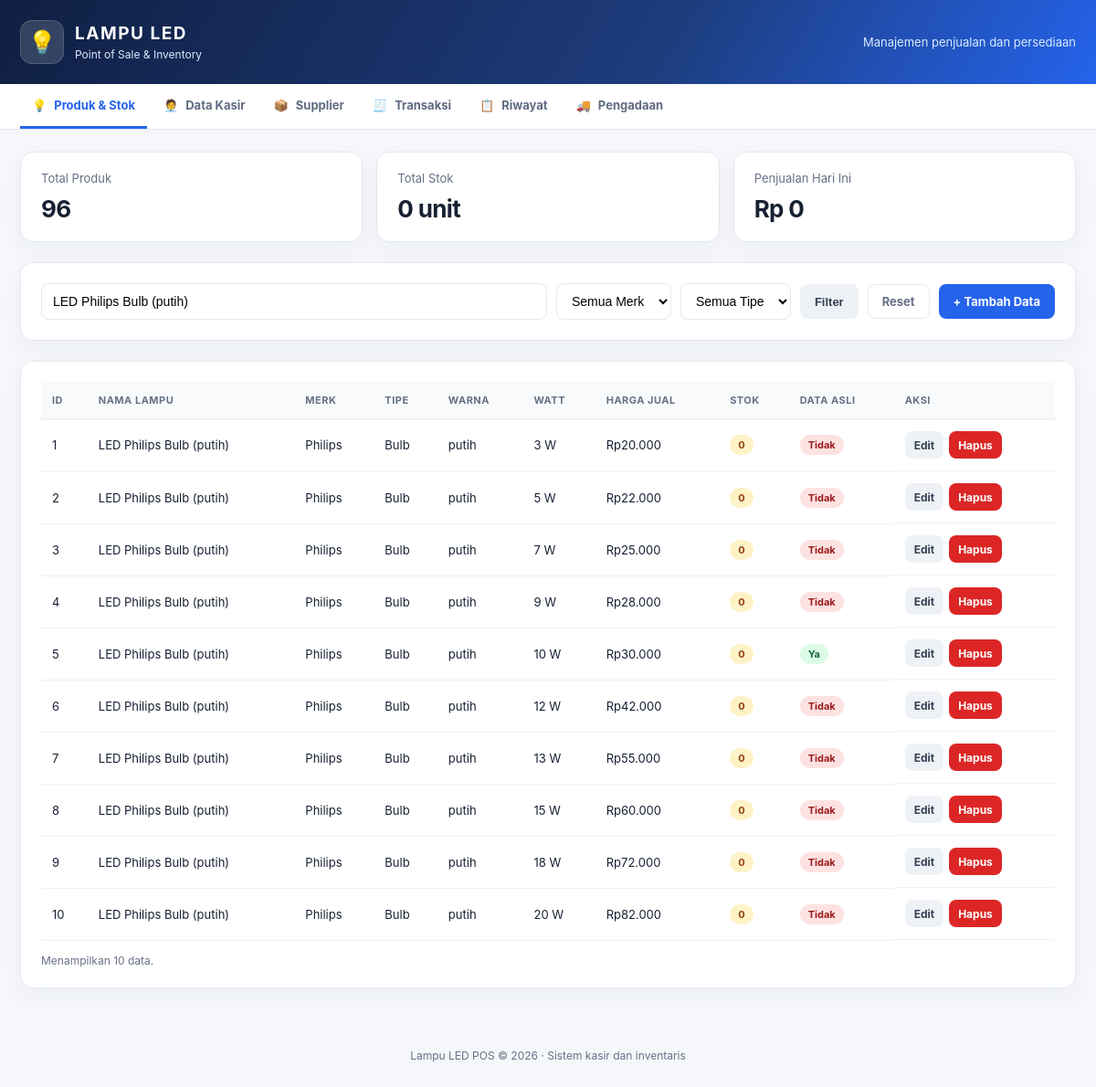
Screenshot of /index.php?keyword=LED Philips Bulb (putih) with the database file from the repository.
### tables this page shows
CREATE TABLE lampu_led (
    id INT AUTO_INCREMENT PRIMARY KEY,
    merk VARCHAR(50) NOT NULL,
    tipe VARCHAR(50) NOT NULL,
    warna VARCHAR(20) NOT NULL,
    nama_lampu VARCHAR(150) NOT NULL,
    watt INT NOT NULL,
    harga_terendah INT NOT NULL,
    harga_label VARCHAR(30) NOT NULL,
    jumlah_stock INT UNSIGNED NOT NULL DEFAULT 0,
    data_asli TINYINT(1) NOT NULL DEFAULT 0
);

### models/Lampu.php (called while the page is built, shortened)
<?php
class Lampu
{
    private $conn;
    private $table = "lampu_led";
    public function __construct($db)
    {
        $this->conn = $db;
    }
    public function getAll($keyword = "", $merk = "", $tipe = "")
    {
        $query = "SELECT * FROM " . $this->table . " WHERE 1=1";
        if (!empty($keyword)) {
            $query .= " AND nama_lampu LIKE :keyword";
        }
        $query .= " ORDER BY id ASC, merk ASC, watt ASC";
        $stmt = $this->conn->prepare($query);
        if (!empty($keyword)) {
            $like = "%{$keyword}%";
            $stmt->bindParam(":keyword", $like);
        }
        $stmt->execute();
        return $stmt;
    }
    public function getDistinctTipe()
    {
        $stmt = $this->conn->query("SELECT DISTINCT tipe FROM " . $this->table . " ORDER BY tipe ASC");
        return $stmt->fetchAll(PDO::FETCH_COLUMN);
    }
}

### index.php (the view, shortened to what this page needs)
<?php
require_once "models/Lampu.php";
$database = new Database();
$db = $database->getConnection();
$lampu = new Lampu($db);
$keyword = isset($_GET['keyword']) ? trim($_GET['keyword']) : "";
$filterMerk = isset($_GET['merk']) ? trim($_GET['merk']) : "";
$filterTipe = isset($_GET['tipe']) ? trim($_GET['tipe']) : "";
$stmt = $lampu->getAll($keyword, $filterMerk, $filterTipe);
$jumlahProduk = (int) $db->query("SELECT COUNT(*) FROM lampu_led")->fetchColumn();
$totalStok = (int) $db->query("SELECT COALESCE(SUM(jumlah_stock), 0) FROM lampu_led")->fetchColumn();
$penjualanHariIni = (int) $db->query("SELECT COALESCE(SUM(total_bayar), 0) FROM transaksi WHERE DATE(tanggal_transaksi) = CURDATE()")->fetchColumn();
$daftarTipe = $lampu->getDistinctTipe();
require_once "templates/header.php";
?>
<section class="stats-grid">
    <div class="stat-card"><span>Total Produk</span><strong><?= number_format($jumlahProduk, 0, ',', '.') ?></strong></div>
    <div class="stat-card"><span>Total Stok</span><strong><?= number_format($totalStok, 0, ',', '.') ?> unit</strong></div>
    <div class="stat-card"><span>Penjualan Hari Ini</span><strong><?= 'Rp ' . number_format($penjualanHariIni, 0, ',', '.') ?></strong></div>
</section>
<section class="card">
    <form method="GET" class="filter-form">
        <input
            type="text"
            name="keyword"
            placeholder="Cari nama lampu..."
            value="<?= htmlspecialchars($keyword) ?>"
        >
        <select name="merk">
            <option value="">Semua Merk</option>
        </select>
        <select name="tipe">
            <option value="">Semua Tipe</option>
        </select>
        <button type="submit" class="btn btn-secondary">Filter</button>
        <a href="index.php" class="btn btn-ghost">Reset</a>
        <a href="create.php" class="btn btn-primary btn-add">+ Tambah Data</a>
    </form>
</section>
<section class="card">
    <div class="table-wrap">
        <table>
            <thead>
                <tr>
                    <th>ID</th>
                    <th>Nama Lampu</th>
                    <th>Merk</th>
                    <th>Tipe</th>
                    <th>Warna</th>
                    <th>Watt</th>
                    <th>Harga Jual</th>
                    <th>Stok</th>
                    <th>Data Asli</th>
                    <th>Aksi</th>
                </tr>
            </thead>
            <tbody>
                <?php $total = 0; ?>
                <?php while ($row = $stmt->fetch(PDO::FETCH_ASSOC)): $total++; ?>
                    <tr>
                        <td><?= $row['id'] ?></td>
                        <td><?= htmlspecialchars($row['nama_lampu']) ?></td>
                        <td><?= htmlspecialchars($row['merk']) ?></td>
                        <td><?= htmlspecialchars($row['tipe']) ?></td>
                        <td><?= htmlspecialchars($row['warna']) ?></td>
                        <td><?= $row['watt'] ?> W</td>
                        <td><?= htmlspecialchars($row['harga_label']) ?></td>
                        <td><span class="stock-pill <?= (int)$row['jumlah_stock'] <= 5 ? 'stock-low' : 'stock-ok' ?>"><?= number_format((int)$row['jumlah_stock'], 0, ',', '.') ?></span></td>
                        <td>
                            <?php if ($row['data_asli']): ?>
                                <span class="badge badge-yes">Ya</span>
                            <?php else: ?>
                                <span class="badge badge-no">Tidak</span>
                            <?php endif; ?>
                        </td>
                        <td class="aksi">
                            <a href="edit.php?id=<?= $row['id'] ?>" class="btn btn-sm btn-secondary">Edit</a>
                            <a
                                href="delete.php?id=<?= $row['id'] ?>"
                                class="btn btn-sm btn-danger"
                                onclick="return confirm('Yakin mau hapus data \'<?= htmlspecialchars(addslashes($row['nama_lampu'])) ?>\'?');"
                            >Hapus</a>
                        </td>
                    </tr>
                <?php endwhile; ?>
            </tbody>
        </table>
    </div>
    <p class="total-info">Menampilkan <?= $total ?> data.</p>
</section>
<?php require_once "templates/footer.php"; ?>

### assets/style.css (style rules this page uses)
:root { --primary: #2563eb; --primary-dark: #1d4ed8; --danger: #dc2626; --danger-dark: #b91c1c; --bg: #f5f7fb; --card-bg: #ffffff; --text: #172033; --muted: #667085; --border: #e4e8f0; --radius: 14px; --shadow: 0 8px 24px rgba(27, 39, 67, .045); }
* { box-sizing: border-box; }
body { margin: 0; font-family: Inter, "Segoe UI", Roboto, Arial, sans-serif; background: var(--bg); color: var(--text); }
a { color: inherit; }
.card { background: var(--card-bg); border: 1px solid var(--border); border-radius: var(--radius); padding: 22px; margin-bottom: 22px; box-shadow: var(--shadow); }
.stats-grid { display: grid; grid-template-columns: repeat(3, minmax(0, 1fr)); gap: 15px; margin-bottom: 22px; }
.stat-card { background: white; border: 1px solid var(--border); border-radius: var(--radius); padding: 20px 22px; box-shadow: var(--shadow); }
.stat-card span { display: block; color: var(--muted); font-size: 13px; margin-bottom: 10px; }
.stat-card strong { display: block; font-size: 26px; letter-spacing: -.025em; }
.filter-form { display: flex; flex-wrap: wrap; gap: 10px; align-items: center; }
.filter-form input[type="text"], .filter-form select { padding: 10px 12px; border: 1px solid var(--border); border-radius: 8px; background: white; font-size: 14px; min-height: 40px; }
.filter-form input[type="text"] { flex: 1; min-width: 180px; }
.btn { display: inline-flex; justify-content: center; align-items: center; gap: 7px; padding: 10px 15px; min-height: 38px; border-radius: 8px; border: 1px solid transparent; cursor: pointer; font-size: 13px; text-decoration: none; font-weight: 700; transition: background .15s, transform .15s; white-space: nowrap; }
.btn-primary { background: var(--primary); color: #fff; }
.btn-secondary { background: #eef2f7; color: #344054; }
.btn-ghost { background: transparent; color: var(--muted); border-color: var(--border); }
.btn-danger { background: var(--danger); color: #fff; }
.btn-sm { padding: 6px 9px; min-height: 30px; font-size: 12px; }
.table-wrap { overflow-x: auto; }
table { width: 100%; border-collapse: collapse; font-size: 13px; }
thead th { text-align: left; background: #f8fafc; color: #667085; padding: 13px 12px; border-bottom: 1px solid var(--border); white-space: nowrap; font-size: 11px; text-transform: uppercase; letter-spacing: .045em; }
tbody td { padding: 13px 12px; border-bottom: 1px solid #eef1f6; vertical-align: middle; }
.aksi { display: flex; gap: 6px; align-items: center; }
.badge, .stock-pill { display: inline-flex; align-items: center; padding: 4px 9px; border-radius: 999px; font-size: 11px; font-weight: 750; white-space: nowrap; }
.badge-yes { background: #dcfce7; color: #166534; }
.badge-no { background: #fee2e2; color: #991b1b; }
.stock-low { background: #fef3c7; color: #92400e; }
.total-info { margin: 14px 0 0; color: var(--muted); font-size: 12px; }

### rows the page displays
lampu_led: id "1", nama_lampu "LED Philips Bulb (putih)", merk "Philips", tipe "Bulb", warna "putih", watt "3", harga_label "Rp20.000", jumlah_stock "0", data_asli "Tidak"
lampu_led: id "2", nama_lampu "LED Philips Bulb (putih)", merk "Philips", tipe "Bulb", warna "putih", watt "5", harga_label "Rp22.000", jumlah_stock "0", data_asli "Tidak"
lampu_led: id "3", nama_lampu "LED Philips Bulb (putih)", merk "Philips", tipe "Bulb", warna "putih", watt "7", harga_label "Rp25.000", jumlah_stock "0", data_asli "Tidak"
lampu_led: id "4", nama_lampu "LED Philips Bulb (putih)", merk "Philips", tipe "Bulb", warna "putih", watt "9", harga_label "Rp28.000", jumlah_stock "0", data_asli "Tidak"
lampu_led: id "5", nama_lampu "LED Philips Bulb (putih)", merk "Philips", tipe "Bulb", warna "putih", watt "10", harga_label "Rp30.000", jumlah_stock "0", data_asli "Ya"
lampu_led: id "6", nama_lampu "LED Philips Bulb (putih)", merk "Philips", tipe "Bulb", warna "putih", watt "12", harga_label "Rp42.000", jumlah_stock "0", data_asli "Tidak"
lampu_led: id "7", nama_lampu "LED Philips Bulb (putih)", merk "Philips", tipe "Bulb", warna "putih", watt "13", harga_label "Rp55.000", jumlah_stock "0", data_asli "Tidak"
lampu_led: id "8", nama_lampu "LED Philips Bulb (putih)", merk "Philips", tipe "Bulb", warna "putih", watt "15", harga_label "Rp60.000", jumlah_stock "0", data_asli "Tidak"
lampu_led: id "9", nama_lampu "LED Philips Bulb (putih)", merk "Philips", tipe "Bulb", warna "putih", watt "18", harga_label "Rp72.000", jumlah_stock "0", data_asli "Tidak"
lampu_led: id "10", nama_lampu "LED Philips Bulb (putih)", merk "Philips", tipe "Bulb", warna "putih", watt "20", harga_label "Rp82.000", jumlah_stock "0", data_asli "Tidak"

### other values shown
$icon "💡"
$label "Produk & Stok"
$icon "🧑‍💼"
$label "Data Kasir"
$icon "📦"
$label "Supplier"
$icon "🧾"
$label "Transaksi"
$icon "📋"
$label "Riwayat"
$icon "🚚"
$label "Pengadaan"
$jumlahProduk "96"
$totalStok "0"
$penjualanHariIni "0"
